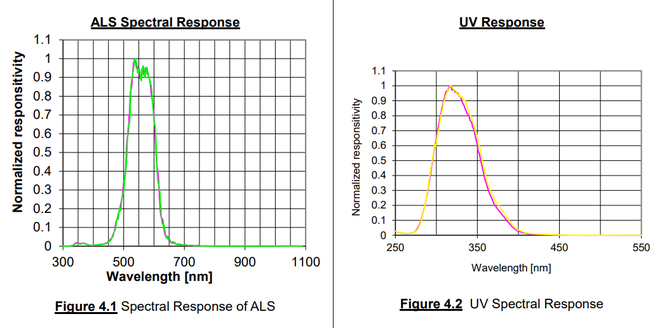
#> input picture ltr-390uv-01-response/ltr390_response.png, 669 x 328 px, shrunk from 1053 x 516 before the run
$ python overlay_uv_response.py
#> lines starting #> are read from the running program, lines starting #| are printed output that depends on the picture; after the words box and inside, x2 and y2 are one past the last pixel; in counts of white or black regions, pixels touching at a corner belong together
from __future__ import annotations

import argparse
from dataclasses import dataclass

import numpy as np
import pandas as pd
from PIL import Image, ImageDraw


@dataclass(frozen=True)
class BBox:
    left: int
    top: int
    right: int
    bottom: int

    def width(self) -> int:
        return self.right - self.left

    def height(self) -> int:
        return self.bottom - self.top


def _find_plot_bbox_in_region(
    rgb: np.ndarray,
    x_min_frac: float,
    x_max_frac: float,
    y_min_frac: float,
    y_max_frac: float,
    dark_threshold: int,
    row_frac_threshold: float,
    col_frac_threshold: float,
) -> BBox:
    h, w, _ = rgb.shape
    x0 = int(w * x_min_frac)
    x1 = int(w * x_max_frac)
    y0 = int(h * y_min_frac)
    y1 = int(h * y_max_frac)

    roi = rgb[y0:y1, x0:x1, :]
    gray = (
        0.299 * roi[:, :, 0].astype(np.float32)
        + 0.587 * roi[:, :, 1].astype(np.float32)
        + 0.114 * roi[:, :, 2].astype(np.float32)
    )
    mask = gray < float(dark_threshold)

    row_frac = mask.mean(axis=1)
    col_frac = mask.mean(axis=0)

    row_candidates = np.where(row_frac >= float(row_frac_threshold))[0]
    col_candidates = np.where(col_frac >= float(col_frac_threshold))[0]

    if row_candidates.size == 0 or col_candidates.size == 0:
        raise RuntimeError(
            "Could not auto-detect plot bbox. Try passing --bbox-left/top/right/bottom."
        )

    top = int(y0 + row_candidates.min())
    bottom = int(y0 + row_candidates.max())
    left = int(x0 + col_candidates.min())
    right = int(x0 + col_candidates.max())

    # Add a small margin so we include the border line itself.
    pad = 2
    left = max(0, left - pad)
    top = max(0, top - pad)
    right = min(w - 1, right + pad)
    bottom = min(h - 1, bottom + pad)

    return BBox(left=left, top=top, right=right, bottom=bottom)


def _find_plot_bbox_right_half(
    rgb: np.ndarray,
    x_min_frac: float,
    y_min_frac: float,
    y_max_frac: float,
    dark_threshold: int,
    row_frac_threshold: float,
    col_frac_threshold: float,
) -> BBox:
    return _find_plot_bbox_in_region(
        rgb=rgb,
        x_min_frac=x_min_frac,
        x_max_frac=1.0,
        y_min_frac=y_min_frac,
        y_max_frac=y_max_frac,
        dark_threshold=dark_threshold,
        row_frac_threshold=row_frac_threshold,
        col_frac_threshold=col_frac_threshold,
    )


def _find_plot_bbox_left_half(
    rgb: np.ndarray,
    x_max_frac: float,
    y_min_frac: float,
    y_max_frac: float,
    dark_threshold: int,
    row_frac_threshold: float,
    col_frac_threshold: float,
) -> BBox:
    return _find_plot_bbox_in_region(
        rgb=rgb,
        x_min_frac=0.0,
        x_max_frac=x_max_frac,
        y_min_frac=y_min_frac,
        y_max_frac=y_max_frac,
        dark_threshold=dark_threshold,
        row_frac_threshold=row_frac_threshold,
        col_frac_threshold=col_frac_threshold,
    )


def _refine_bbox_to_plot_box(
    rgb: np.ndarray,
    bbox: BBox,
    dark_threshold: int,
    col_line_frac_threshold: float,
    row_line_frac_threshold: float,
) -> BBox:
    """
    Refine a coarse bbox (which may include axis labels) to the inner plot box
    by snapping to the darkest vertical/horizontal lines (borders/gridlines).
    """
    h, w, _ = rgb.shape
    crop = rgb[bbox.top : bbox.bottom, bbox.left : bbox.right, :]
    if crop.size == 0:
        return bbox

    gray = (
        0.299 * crop[:, :, 0].astype(np.float32)
        + 0.587 * crop[:, :, 1].astype(np.float32)
        + 0.114 * crop[:, :, 2].astype(np.float32)
    )
    mask = gray < float(dark_threshold)

    ch, cw = mask.shape
    y0 = int(ch * 0.10)
    y1 = int(ch * 0.95)
    x0 = int(cw * 0.10)
    x1 = int(cw * 0.95)

    col_band = mask[y0:y1, :]
    row_band = mask[:, x0:x1]

    col_frac = col_band.mean(axis=0)
    row_frac = row_band.mean(axis=1)

    col_candidates = np.where(col_frac >= float(col_line_frac_threshold))[0]
    row_candidates = np.where(row_frac >= float(row_line_frac_threshold))[0]

    if col_candidates.size == 0 or row_candidates.size == 0:
        return bbox

    left_inner = int(col_candidates.min())
    right_inner = int(col_candidates.max())
    top_inner = int(row_candidates.min())
    bottom_inner = int(row_candidates.max())

    # Guard against pathological results
    if right_inner - left_inner < int(cw * 0.30) or bottom_inner - top_inner < int(ch * 0.30):
        return bbox

    return BBox(
        left=max(0, bbox.left + left_inner),
        top=max(0, bbox.top + top_inner),
        right=min(w - 1, bbox.left + right_inner),
        bottom=min(h - 1, bbox.top + bottom_inner),
    )


def _read_uv_series(excel_path: str) -> tuple[np.ndarray, np.ndarray]:
    df = pd.read_excel(excel_path)
    needed = {"Wavelength", "UV Response"}
    missing = needed.difference(df.columns)
    if missing:
        raise ValueError(f"Missing required columns in XLSX: {sorted(missing)}")

    uv = df.loc[df["UV Response"].notna(), ["Wavelength", "UV Response"]].copy()
    uv = uv.sort_values("Wavelength")

    x = uv["Wavelength"].to_numpy(dtype=float)
    y = uv["UV Response"].to_numpy(dtype=float)
    return x, y


# [13 lines left out: function _read_als_series, not called in this run]


def main() -> int:
    parser = argparse.ArgumentParser(
        description="Overlay digitized UV and ALS responses from XLSX on top of the plots in ltr390_response.png"
    )
    parser.add_argument(
        "--image",
        type=str,
        default="ltr390_response.png",
        help="Path to the response PNG.",
    )
    parser.add_argument(
        "--excel",
        type=str,
        default="spectral_response_digitized.xlsx",
        help="Path to the digitized XLSX.",
    )
    parser.add_argument(
        "--out-full",
        type=str,
        default="uv_response_overlay_full.png",
        help="Output path for full-image overlay (now includes BOTH UV and ALS curves).",
    )
    parser.add_argument(
        "--out-zoom",
        type=str,
        default="uv_response_overlay_zoom_axes.png",
        help="Output path for UV zoomed overlay (with axes).",
    )
    parser.add_argument(
        "--out-zoom-als",
        type=str,
        default="als_response_overlay_zoom_axes.png",
        help="Output path for ALS zoomed overlay (with axes).",
    )
    parser.add_argument(
        "--out-debug",
        type=str,
        default="uv_response_bbox_debug.png",
        help="Output path for bbox debug image (shows BOTH plot bboxes).",
    )

    # Axis mapping for the UV response panel in the image
    parser.add_argument("--x-min", type=float, default=250.0)
    parser.add_argument("--x-max", type=float, default=550.0)

    # Axis mapping for the ALS response panel in the image
    parser.add_argument("--als-x-min", type=float, default=300.0)
    parser.add_argument("--als-x-max", type=float, default=1100.0)

    parser.add_argument("--y-min", type=float, default=0.0)
    parser.add_argument("--y-max", type=float, default=1.1)
    parser.add_argument(
        "--y-data-unit-max",
        type=float,
        default=1.0,
        help=(
            "Max value represented by the digitized y-units. "
            "If your digitized data is normalized 0..1 but the image axis is 0..1.1, "
            "leave this at 1.0 and set --y-max 1.1 (default)."
        ),
    )
    parser.add_argument(
        "--y-scale-mode",
        type=str,
        choices=["multiply", "divide"],
        default="divide",
        help=(
            "How to apply the y scale factor (y_max / y_data_unit_max) to the digitized data. "
            "Use 'multiply' when digitized 1.0 should map to image 1.1; use 'divide' for the inverse."
        ),
    )

    # Auto-detection tuning (works for the provided ltr390_response.png)
    parser.add_argument("--x-min-frac", type=float, default=0.55)
    parser.add_argument("--als-x-max-frac", type=float, default=0.48)
    parser.add_argument("--y-min-frac", type=float, default=0.12)
    parser.add_argument("--y-max-frac", type=float, default=0.80)
    parser.add_argument("--dark-threshold", type=int, default=150)
    parser.add_argument("--row-frac-threshold", type=float, default=0.12)
    parser.add_argument("--col-frac-threshold", type=float, default=0.10)

    # Manual bbox override (pixel coords in the source image)
    parser.add_argument("--bbox-left", type=int, default=-1)
    parser.add_argument("--bbox-top", type=int, default=-1)
    parser.add_argument("--bbox-right", type=int, default=-1)
    parser.add_argument("--bbox-bottom", type=int, default=-1)
    parser.add_argument("--als-bbox-left", type=int, default=-1)
    parser.add_argument("--als-bbox-top", type=int, default=-1)
    parser.add_argument("--als-bbox-right", type=int, default=-1)
    parser.add_argument("--als-bbox-bottom", type=int, default=-1)

    args = parser.parse_args()

    img = Image.open(args.image).convert("RGB")
    rgb = np.array(img)

    if args.bbox_left >= 0 and args.bbox_top >= 0 and args.bbox_right >= 0 and args.bbox_bottom >= 0:
        bbox_uv = BBox(
            left=int(args.bbox_left),
            top=int(args.bbox_top),
            right=int(args.bbox_right),
            bottom=int(args.bbox_bottom),
        )
    else:
        bbox_uv = _find_plot_bbox_right_half(
            rgb=rgb,
            x_min_frac=float(args.x_min_frac),
            y_min_frac=float(args.y_min_frac),
            y_max_frac=float(args.y_max_frac),
            dark_threshold=int(args.dark_threshold),
            row_frac_threshold=float(args.row_frac_threshold),
            col_frac_threshold=float(args.col_frac_threshold),
        )
#> in _find_plot_bbox_in_region, `mask = gray < float(dark_threshold)`:
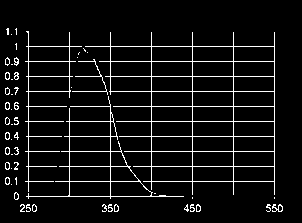
#> mask: shape (223, 302) bool; 6.7% white in thin lines or dots, all inside (x1, y1, x2, y2) = (5, 28, 283, 212)
#> in _find_plot_bbox_in_region, `row_frac = mask.mean(axis=1)`: row_frac = 223 values, max 0.831 at index 61, min 0 at index 0, mean 0.0673
#> in _find_plot_bbox_in_region, `col_frac = mask.mean(axis=0)`: col_frac = 302 values, max 0.767 at index 28, min 0 at index 0, mean 0.0673
#> in _find_plot_bbox_in_region, `row_candidates = np.where(row_frac >= float(row_frac_threshold))[0]`: row_candidates = [46, 61, 76, 91, 106, 121, 136, 151, 166, 181, 196, 205, 211]
#> in _find_plot_bbox_in_region, `col_candidates = np.where(col_frac >= float(col_frac_threshold))[0]`: col_candidates = 17 values from 5 to 274
#> in _find_plot_bbox_in_region, `top = int(y0 + row_candidates.min())`: top = 85
#> in _find_plot_bbox_in_region, `bottom = int(y0 + row_candidates.max())`: bottom = 250
#> in _find_plot_bbox_in_region, `left = int(x0 + col_candidates.min())`: left = 372
#> in _find_plot_bbox_in_region, `right = int(x0 + col_candidates.max())`: right = 641
#> in _find_plot_bbox_in_region, `left = max(0, left - pad)`: left = 370
#> in _find_plot_bbox_in_region, `top = max(0, top - pad)`: top = 83
#> in _find_plot_bbox_in_region, `right = min(w - 1, right + pad)`: right = 643
#> in _find_plot_bbox_in_region, `bottom = min(h - 1, bottom + pad)`: bottom = 252
        bbox_uv = _refine_bbox_to_plot_box(
            rgb=rgb,
            bbox=bbox_uv,
            dark_threshold=max(int(args.dark_threshold), 220),
            col_line_frac_threshold=0.90,
            row_line_frac_threshold=0.75,
        )
#> in _refine_bbox_to_plot_box, `crop = rgb[bbox.top : bbox.bottom, bbox.left : bbox.right, :]`:
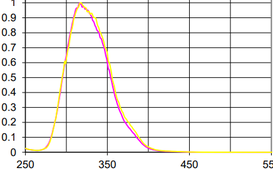
#> crop: shape (169, 273, 3); mean R, G, B 237.8, 236.1, 234.3
#> in _refine_bbox_to_plot_box, `row_band = mask[:, x0:x1]`:
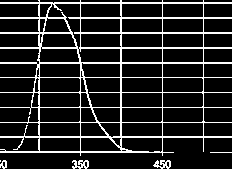
#> row_band: shape (169, 232) bool; 14.5% white in thin lines or dots
#> in _refine_bbox_to_plot_box, `col_frac = col_band.mean(axis=0)`: col_frac = 273 values, max 0.972 at index 25, min 0 at index 0, mean 0.157
#> in _refine_bbox_to_plot_box, `row_frac = row_band.mean(axis=1)`: row_frac = 169 values, max 1 at index 3, min 0 at index 156, mean 0.145
#> in _refine_bbox_to_plot_box, `col_candidates = np.where(col_frac >= float(col_line_frac_threshold))[0]`: col_candidates = [24, 25, 66, 107, 147, 148, 189, 230, 271]
#> in _refine_bbox_to_plot_box, `row_candidates = np.where(row_frac >= float(row_line_frac_threshold))[0]`: row_candidates = 17 values from 2 to 152
#> in _refine_bbox_to_plot_box, `left_inner = int(col_candidates.min())`: left_inner = 24
#> in _refine_bbox_to_plot_box, `right_inner = int(col_candidates.max())`: right_inner = 271
#> in _refine_bbox_to_plot_box, `top_inner = int(row_candidates.min())`: top_inner = 2
#> in _refine_bbox_to_plot_box, `bottom_inner = int(row_candidates.max())`: bottom_inner = 152

    if (
        args.als_bbox_left >= 0
        and args.als_bbox_top >= 0
        and args.als_bbox_right >= 0
        and args.als_bbox_bottom >= 0
    ):
        bbox_als = BBox(
            left=int(args.als_bbox_left),
            top=int(args.als_bbox_top),
            right=int(args.als_bbox_right),
            bottom=int(args.als_bbox_bottom),
        )
    else:
        bbox_als = _find_plot_bbox_left_half(
            rgb=rgb,
            x_max_frac=float(args.als_x_max_frac),
            y_min_frac=float(args.y_min_frac),
            y_max_frac=float(args.y_max_frac),
            dark_threshold=int(args.dark_threshold),
            row_frac_threshold=float(args.row_frac_threshold),
            col_frac_threshold=float(args.col_frac_threshold),
        )
#> call 2 of _find_plot_bbox_in_region, with x_min_frac = 0, x_max_frac = 0.48, y_min_frac = 0.12, y_max_frac = 0.8, dark_threshold = 150, row_frac_threshold = 0.12, col_frac_threshold = 0.1
#> in _find_plot_bbox_in_region (call 2), `mask = gray < float(dark_threshold)`:
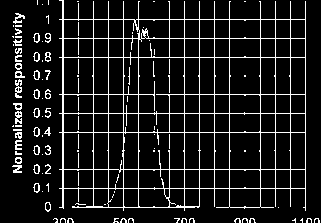
#> mask: shape (223, 321) bool; 10.4% white in thin lines or dots
#> in _find_plot_bbox_in_region (call 2), `row_frac = mask.mean(axis=1)`: row_frac = 223 values, max 0.804 at index 132, min 0 at index 212, mean 0.104
#> in _find_plot_bbox_in_region (call 2), `col_frac = mask.mean(axis=0)`: col_frac = 321 values, max 0.946 at index 123, min 0 at index 0, mean 0.104
#> in _find_plot_bbox_in_region (call 2), `row_candidates = np.where(row_frac >= float(row_frac_threshold))[0]`: row_candidates = 19 values from 19 to 222
#> in _find_plot_bbox_in_region (call 2), `col_candidates = np.where(col_frac >= float(col_frac_threshold))[0]`: col_candidates = 44 values from 15 to 305
#> in _find_plot_bbox_in_region (call 2), `top = int(y0 + row_candidates.min())`: top = 58
#> in _find_plot_bbox_in_region (call 2), `bottom = int(y0 + row_candidates.max())`: bottom = 261
#> in _find_plot_bbox_in_region (call 2), `left = int(x0 + col_candidates.min())`: left = 15
#> in _find_plot_bbox_in_region (call 2), `right = int(x0 + col_candidates.max())`: right = 305
#> in _find_plot_bbox_in_region (call 2), `left = max(0, left - pad)`: left = 13
#> in _find_plot_bbox_in_region (call 2), `top = max(0, top - pad)`: top = 56
#> in _find_plot_bbox_in_region (call 2), `right = min(w - 1, right + pad)`: right = 307
#> in _find_plot_bbox_in_region (call 2), `bottom = min(h - 1, bottom + pad)`: bottom = 263
        bbox_als = _refine_bbox_to_plot_box(
            rgb=rgb,
            bbox=bbox_als,
            dark_threshold=max(int(args.dark_threshold), 220),
            col_line_frac_threshold=0.90,
            row_line_frac_threshold=0.75,
        )
#> call 2 of _refine_bbox_to_plot_box, with dark_threshold = 220, col_line_frac_threshold = 0.9, row_line_frac_threshold = 0.75
#> in _refine_bbox_to_plot_box (call 2), `gray = ( 0.299 * crop[:, :, 0].astype(np.float32) + 0.587 * crop[:, :,..`:
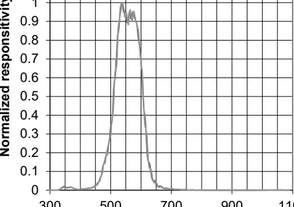
#> gray: shape (207, 294) float32; min 0, max 255, mean 230
#> in _refine_bbox_to_plot_box (call 2), `col_band = mask[y0:y1, :]`:
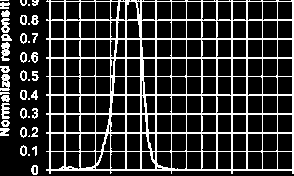
#> col_band: shape (176, 294) bool; 21.1% white in thin lines or dots
#> in _refine_bbox_to_plot_box (call 2), `row_band = mask[:, x0:x1]`:
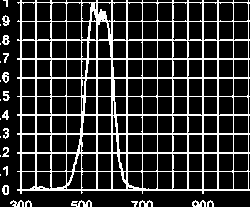
#> row_band: shape (207, 250) bool; 20.1% white in thin lines or dots
#> in _refine_bbox_to_plot_box (call 2), `col_frac = col_band.mean(axis=0)`: col_frac = 294 values, max 0.989 at index 49, min 0 at index 12, mean 0.211
#> in _refine_bbox_to_plot_box (call 2), `row_frac = row_band.mean(axis=1)`: row_frac = 207 values, max 0.96 at index 21, min 0 at index 195, mean 0.201
#> in _refine_bbox_to_plot_box (call 2), `col_candidates = np.where(col_frac >= float(col_line_frac_threshold))[0]`: col_candidates = 26 values from 49 to 293
#> in _refine_bbox_to_plot_box (call 2), `row_candidates = np.where(row_frac >= float(row_line_frac_threshold))[0]`: row_candidates = 18 values from 2 to 190
#> in _refine_bbox_to_plot_box (call 2), `left_inner = int(col_candidates.min())`: left_inner = 49
#> in _refine_bbox_to_plot_box (call 2), `right_inner = int(col_candidates.max())`: right_inner = 293
#> in _refine_bbox_to_plot_box (call 2), `bottom_inner = int(row_candidates.max())`: bottom_inner = 190

    x_uv, y_uv = _read_uv_series(args.excel)
    x_als, y_als = _read_als_series(args.excel)
    y_scale = float(args.y_max) / float(args.y_data_unit_max)
    if args.y_scale_mode == "multiply":
        y_uv = y_uv * y_scale
        y_als = y_als * y_scale
    else:
        y_uv = y_uv / y_scale
        y_als = y_als / y_scale

    # Debug: draw bbox on the original image
    debug = img.copy()
    draw = ImageDraw.Draw(debug)
    draw.rectangle(
        [bbox_uv.left, bbox_uv.top, bbox_uv.right, bbox_uv.bottom],
        outline=(0, 255, 255),
        width=3,
    )
    draw.rectangle(
        [bbox_als.left, bbox_als.top, bbox_als.right, bbox_als.bottom],
        outline=(255, 0, 255),
        width=3,
    )
    debug.save(args.out_debug)

    # Build full-image overlay: background is original image, a transparent axes sits exactly on the UV plot bbox.
    import matplotlib.pyplot as plt

    w, h = img.size
    dpi = 150
    fig = plt.figure(figsize=(w / dpi, h / dpi), dpi=dpi)

    bg_ax = fig.add_axes([0.0, 0.0, 1.0, 1.0])
    bg_ax.imshow(img)
    bg_ax.set_axis_off()

    # UV overlay (right plot)
    left = bbox_uv.left / w
    width = bbox_uv.width() / w
    bottom = 1.0 - (bbox_uv.bottom / h)
    height = bbox_uv.height() / h

    overlay_ax = fig.add_axes([left, bottom, width, height])
    overlay_ax.set_facecolor((0, 0, 0, 0))
    overlay_ax.patch.set_alpha(0.0)

    crop_uv = rgb[bbox_uv.top : bbox_uv.bottom, bbox_uv.left : bbox_uv.right, :]
    overlay_ax.plot(x_uv, y_uv, color="#00FFFF", linewidth=2.0)
    overlay_ax.set_xlim(float(args.x_min), float(args.x_max))
    overlay_ax.set_ylim(float(args.y_min), float(args.y_max))
    overlay_ax.set_aspect("auto")
    overlay_ax.set_axis_off()

    # ALS overlay (left plot)
    als_left = bbox_als.left / w
    als_width = bbox_als.width() / w
    als_bottom = 1.0 - (bbox_als.bottom / h)
    als_height = bbox_als.height() / h

    overlay_ax_als = fig.add_axes([als_left, als_bottom, als_width, als_height])
    overlay_ax_als.set_facecolor((0, 0, 0, 0))
    overlay_ax_als.patch.set_alpha(0.0)
    overlay_ax_als.plot(x_als, y_als, color="#FF00FF", linewidth=2.0)
    overlay_ax_als.set_xlim(float(args.als_x_min), float(args.als_x_max))
    overlay_ax_als.set_ylim(float(args.y_min), float(args.y_max))
    overlay_ax_als.set_aspect("auto")
    overlay_ax_als.set_axis_off()

    fig.savefig(args.out_full, pad_inches=0.0)
    plt.close(fig)

    # Zoomed overlay: show the cropped plot region with real axes, then draw the digitized curve on top.
    fig2, ax2 = plt.subplots(figsize=(8.5, 4.6), dpi=150)
    ax2.imshow(
        crop_uv,
        extent=[float(args.x_min), float(args.x_max), float(args.y_min), float(args.y_max)],
        origin="upper",
        aspect="auto",
    )
    ax2.plot(x_uv, y_uv, color="#00FFFF", linewidth=2.5)
    ax2.set_xlim(float(args.x_min), float(args.x_max))
    ax2.set_ylim(float(args.y_min), float(args.y_max))
    ax2.set_xlabel("Wavelength [nm]")
    ax2.set_ylabel("Normalized responsivity")
    ax2.grid(False)
    fig2.tight_layout()
    fig2.savefig(args.out_zoom)
    plt.close(fig2)

    crop_als = rgb[bbox_als.top : bbox_als.bottom, bbox_als.left : bbox_als.right, :]
    fig3, ax3 = plt.subplots(figsize=(10.5, 4.6), dpi=150)
    ax3.imshow(
        crop_als,
        extent=[
            float(args.als_x_min),
            float(args.als_x_max),
            float(args.y_min),
            float(args.y_max),
        ],
        origin="upper",
        aspect="auto",
    )
    ax3.plot(x_als, y_als, color="#FF00FF", linewidth=2.5)
    ax3.set_xlim(float(args.als_x_min), float(args.als_x_max))
    ax3.set_ylim(float(args.y_min), float(args.y_max))
    ax3.set_xlabel("Wavelength [nm]")
    ax3.set_ylabel("Normalized responsivity")
    ax3.grid(False)
    fig3.tight_layout()
    fig3.savefig(args.out_zoom_als)
    plt.close(fig3)

    print(
        f"Detected UV plot bbox: left={bbox_uv.left}, top={bbox_uv.top}, right={bbox_uv.right}, bottom={bbox_uv.bottom} (px)"
    )
    print(
        f"Detected ALS plot bbox: left={bbox_als.left}, top={bbox_als.top}, right={bbox_als.right}, bottom={bbox_als.bottom} (px)"
    )
    print(
        f"Applied y scale: {y_scale:.6g} (mode={args.y_scale_mode}, y_data_unit_max={float(args.y_data_unit_max):.6g} -> y_max={float(args.y_max):.6g})"
    )
    print(f"Wrote: {args.out_debug}")
    print(f"Wrote: {args.out_full}")
    print(f"Wrote: {args.out_zoom}")
    print(f"Wrote: {args.out_zoom_als}")
    return 0


if __name__ == "__main__":
#> (the run stopped early here; a loop or call above may not have finished)
